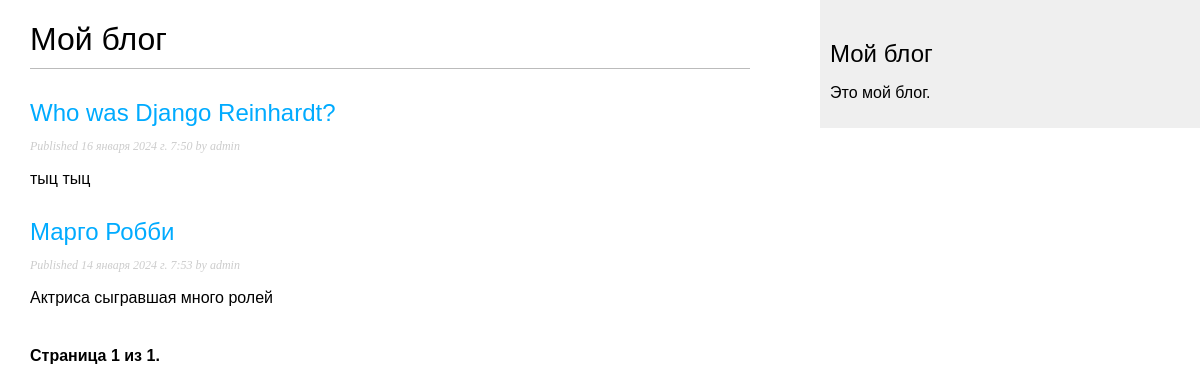
Before: /blog/ with the older database file.
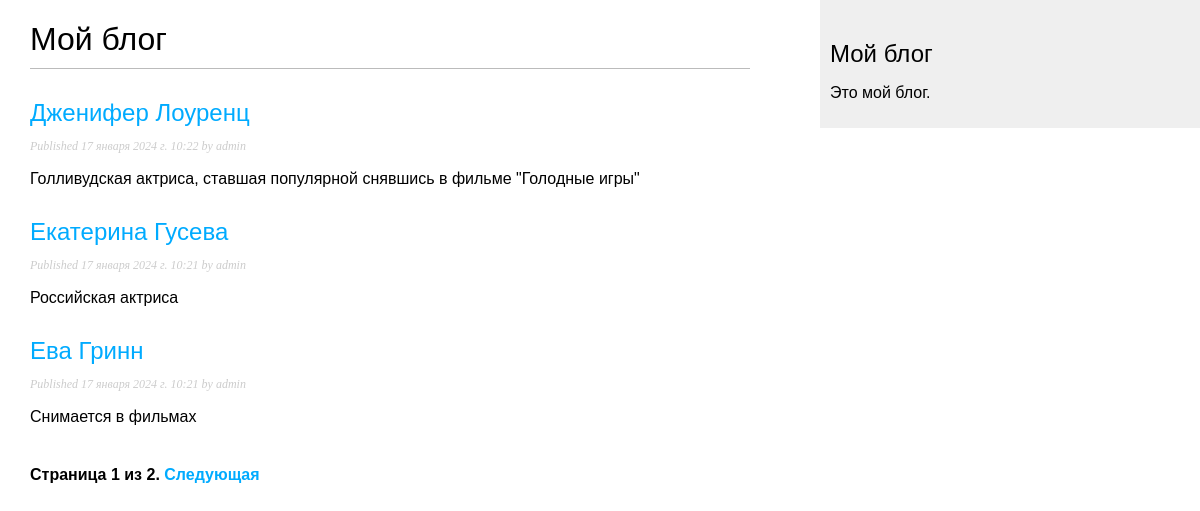
After: the same page with the newer database file.
### blog/models.py (models this page shows, shortened)
class Post(models.Model):
    class Status(models.TextChoices):  # вложенный перечисляемый класс для создания поля status
        DRAFT = 'DF', 'Draft'
        PUBLISHED = 'PB', 'Published'
    title = models.CharField(max_length=250)  # заголовок
    slug = models.SlugField(max_length=250, unique_for_date='publish')  # слаг уникальный для даты публикации
    author = models.ForeignKey(User, on_delete=models.CASCADE,
                               related_name='blog_posts')  # созданние связи с встроенной таблицей User один ко многим
    body = models.TextField()  # тело поста
    publish = models.DateTimeField(default=timezone.now)  # время публикации
    created = models.DateTimeField(auto_now_add=True)  # время создания
    updated = models.DateTimeField(auto_now=True)  # время изменения
    status = models.CharField(max_length=2, choices=Status.choices, default=Status.DRAFT)  # поле статус\
    objects = models.Manager()  # менеджер применямый по умолчанию
    published = PublishedManager()  # конкретно-прикладной менеджер
    class Meta:
        verbose_name = "Женщина"  # замена в админ-панели категории блога
        verbose_name_plural = "Женщины"  # множественное число категории
        ordering = ['-publish']
        indexes = [
            models.Index(fields=['-publish']),
        ]
    def get_absolute_url(self): #канонический url изменяем в соответсвии с представлением
        return reverse('blog:post_detail',
                       args=[self.publish.year,
                             self.publish.month,
                             self.publish.day,
                             self.slug])

### blog/views.py (the view)
# urls.py: path('', views.PostListViews.as_view(), name='post_list'), #путь если используем класс
class PostListViews(ListView):
    queryset = Post.published.all()  # queryset реализует конкретно-прикладной набор запросов
    context_object_name = 'posts'  # используется для результатов запроса, если не указано имя контекстного объекта
    paginate_by = 3  # задается постраничная разбивка результатов с возвратом трех объектов на страницу
    template_name = 'blog/post/list.html'  # прикладной шаблон используется для прорисовки страницы шаблоном template_name

### blog/templates/blog/post/list.html (shortened to what this page needs)
{% extends "blog/base.html" %}
{% block content %}
   <h1>Мой блог</h1>
   {% for post in posts %}
       <h2>
           <a href="{{ post.get_absolute_url }}">
               {{ post.title }}
           </a>
       </h2>
       <p class="date">
           Published {{ post.publish }} by {{ post.author }}
       </p>
       {{ post.body|truncatewords:30|linebreaks }}
   {% endfor %}
   {% include "pagination.html" with page=page_obj %}
{% endblock %}

### blog/templates/blog/base.html (shortened to what this page needs)
{% load static %}
<!DOCTYPE html>
<html>
<head>
    <link href="{% static "css/blog.css" %}" rel="stylesheet">
</head>
<body>
   <div id="content">
       {% block content %}
       {% endblock %}
   </div>
   <div id="sidebar">
       <h2>Мой блог</h2>
       <p>Это мой блог.</p>
   </div>
</body>
</html>

### blog/templates/pagination.html (shortened to what this page needs)
<div class="pagination">
    <span class="step-links">
        <span class="current">
            Страница {{ page.number }} из {{ page.paginator.num_pages }}.
        </span>
        {% if page.has_next %}
            <a href="?page={{ page.next_page_number }}">Следующая</a>
        {% endif %}
    </span>
</div>

### blog/static/css/blog.css (style rules this page uses)
body { margin:0; padding:0; font-family:helvetica, sans-serif; }
a { color:#00abff; text-decoration:none; }
h1 { font-weight:normal; border-bottom:1px solid #bbb; padding:0 0 10px 0; }
h2 { font-weight:normal; margin:30px 0 0; }
#content { float:left; width:60%; padding:0 0 0 30px; }
#sidebar { float:right; width:30%; padding:10px; background:#efefef; height:100%; }
p.date { color:#ccc; font-family: georgia, serif; font-size: 12px; font-style: italic; }
.pagination { margin:40px 0; font-weight:bold; }

Changed rows visible on the page:
removed Post: title "Who was Django Reinhardt?", publish "16 января 2024 г. 7:50", author "admin", body "тыц тыц"
no longer on this page (row unchanged): Post: title "Марго Робби", publish "14 января 2024 г. 7:53", author "admin", body "Актриса сыгравшая много ролей"
added Post: title "Дженифер Лоуренц", publish "17 января 2024 г. 10:22", author "admin", body "Голливудская актриса, ставшая популярной снявшись в фильме \"Голодные игры\""
added Post: title "Екатерина Гусева", publish "17 января 2024 г. 10:21", author "admin", body "Российская актриса"
added Post: title "Ева Гринн", publish "17 января 2024 г. 10:21", author "admin", body "Снимается в фильмах"
Other visible differences:
{{ page.paginator.num_pages }}: "1" → "2"
text now shown: "Следующая"
